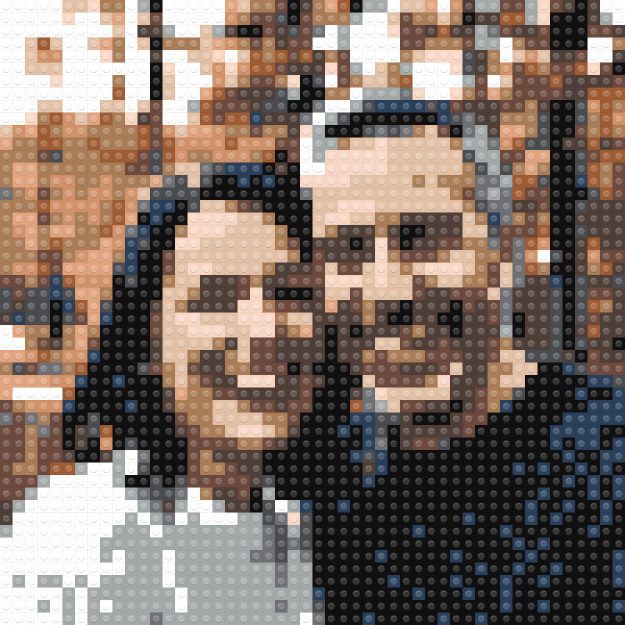
#> input picture marketing/social/planner/sprint-2026-10-29/S-20261030-2-studio-16x16.png, 1250 x 1250 px (shown at 1/2 size); its folder holds 5 pictures in this run
$ python reels.py S-20261030-2-studio-16x16.png S-20261030-2-studio-20x20.png
#> lines starting #> are read from the running program, lines starting #| are printed output that depends on the picture
"""Build the two sprint reels (S-20261029-2 pet, S-20261030-2 size check) as PNG frames.
Every mosaic pixel comes from a MemoBrick Studio export; the photos are AI images;
the opening of reel A is real cleared footage (F91A7101.MP4)."""
import sys, os, math, subprocess
import numpy as np, cv2
from PIL import Image, ImageDraw, ImageFont

W, H, FPS = 1080, 1920, 30
FB = '/usr/share/fonts/opentype/inter/Inter-Bold.otf'
F = ImageFont.truetype(FB, 66)
FS = ImageFont.truetype(FB, 40)
FL = ImageFont.truetype(FB, 84)
CREAM = (251, 246, 238)
HERE = os.path.dirname(os.path.abspath(__file__))


def pil(img):
    return Image.fromarray(cv2.cvtColor(img, cv2.COLOR_BGR2RGB)) if isinstance(img, np.ndarray) else img


# [30 lines left out: functions boxtext, on_cream, zoom_frame, not called in this run]


def ease(t):
    t = min(max(t, 0), 1); return t * t * (3 - 2 * t)


# [11 lines left out: function endcard, not called in this run]


def write(frames_dir, i, im):
    pil(im).save(os.path.join(frames_dir, '%04d.png' % i))


# [51 lines left out: function reel_a, not called in this run]


def reel_b(out):
    os.makedirs(out, exist_ok=True)
    sz = ['16x16', '20x20', '30x30']
    lab = {'16x16': ('16×16', '2,500 bricks'), '20x20': ('20×20', '4,096 bricks'), '30x30': ('30×30', '9,216 bricks')}
    mos = {z: Image.open(os.path.join(HERE, 'S-20261030-2-studio-%s.png' % z)).convert('RGB').resize((1248, 1248), Image.NEAREST) for z in sz}
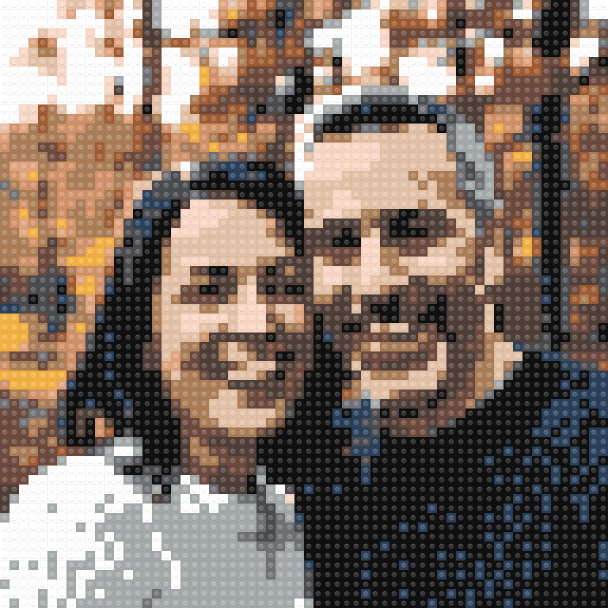
#> input picture marketing/social/planner/sprint-2026-10-29/S-20261030-2-studio-20x20.png, 1216 x 1216 px (shown at 1/2 size)
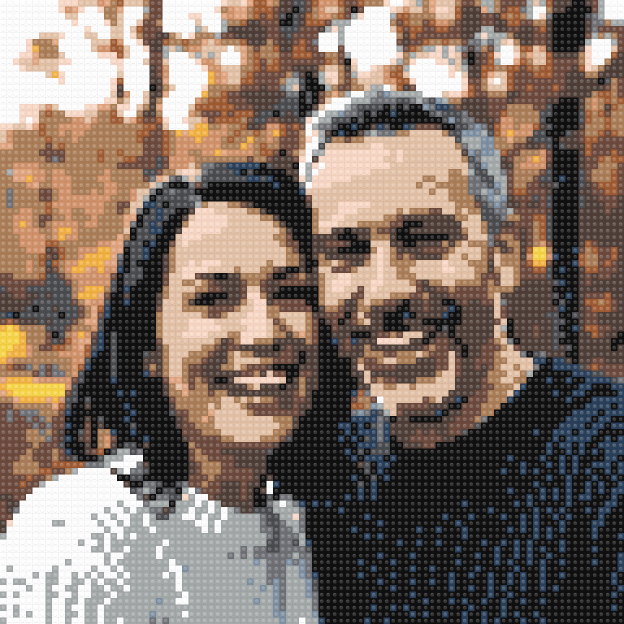
#> input picture marketing/social/planner/sprint-2026-10-29/S-20261030-2-studio-30x30.png, 1248 x 1248 px (shown at 1/2 size)
#> (the run stopped early here; a loop or call above may not have finished)
